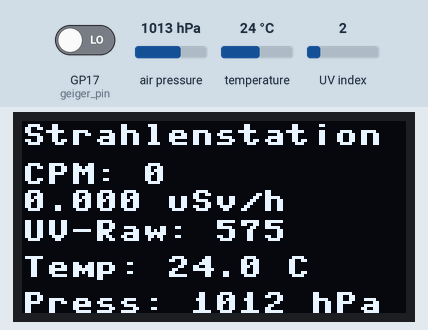
Recording of a program running on a simulated Raspberry Pi Pico running MicroPython. Parts: 128×64 one-colour display. The inputs (shaded band) are chosen by the test bench; at power-on: GP17 (geiger_pin) LOW, air pressure 1013 hPa, temperature 24 °C, UV index 2. Library files of the repository ran but are not shown: ssd1306.py, bmp280.py; what the program prints to the serial console is not drawn.

Above: at 60.1 s.

The program:

Geiger_UV_bmp280_OLED.py
```python
# Geiger_UV_bmp280_OLED.py
#           ****** Radiation-Station *******
# Geiger RadiationD-V1.1+LTR390+BMP280+SSD1306+OLED
# Hardware Version 2, re. Hardware.pdf, chapter 3
# Server Versions: server_V4_3.py / server_V2_3.py
#  https://pdp11gy.com/Climastation.html
#             www.pdp11gy.com   E-Mail: info@pdp11gy.com
#---------------------------------------------------------------
from machine import Pin, I2C
from ssd1306 import SSD1306_I2C
import time
import dht
import bmp280
#
#
# LTR390 UV Sensor an I2C0 (SDA=GP0, SCL=GP1)
LTR390 = 0x53
i2c0 = I2C(0, scl=Pin(1), sda=Pin(0))
#
# --- OLED Setup (I2C1 auf GP14=SDA, GP15=SCL) ---
i2c = I2C(1, sda=Pin(14), scl=Pin(15), freq=400000)
oled = SSD1306_I2C(128, 64, i2c)
#
# --- bmp280 Setup
i2c = I2C(0, scl=Pin(1), sda=Pin(0))
bmp = bmp280.BMP280(i2c, addr=0x76)
#
# --- Geigerzähler  Setup ---
# Geiger-Ausgang an GP17 (oder ändere auf GP16/GP17 wie Du brauchst)
# Achtung: wenn Geiger-Ausgang 5V ist -> Levelshifter verwenden!!!
geiger_pin_num = 17
geiger_pin = Pin(geiger_pin_num, Pin.IN, Pin.PULL_DOWN)
# Zählvariablen
count = 0
last_pulse_us = 0
# Entprell/Abstand in Mikrosekunden (z.B. 200 µs)
MIN_PULSE_SEPARATION_US = 200
#
def geiger_irq(pin):
    global count, last_pulse_us
    t = time.ticks_us()
    # Ignoriere sehr schnelle Folgepulse (Hardware-Rauschen)
    if time.ticks_diff(t, last_pulse_us) > MIN_PULSE_SEPARATION_US:
        count += 1
        last_pulse_us = t
#
# IRQ registrieren
geiger_pin.irq(trigger=Pin.IRQ_RISING, handler=geiger_irq)
# --- Umrechnungsfaktor CPM -> µSv/h (einstellbar) ---
# Default-Wert: 0.00812 (häufiger Referenzwert für einige Röhren;
# anpassen nach Röhrentyp)
CPM_TO_USV_PER_H = 0.00812
# Messperiode in Sekunden (60 => direkt CPM)
SAMPLE_SECONDS = 60
#
def display_results(pm_count_cpm, usvh, temp, pressure_hpa):
    oled.fill(0)
    oled.text("Strahlenstation", 0, 1)
    oled.text("CPM: {:d}".format(pm_count_cpm), 0, 14)
    oled.text("{:.3f} uSv/h".format(usvh), 0, 23)
    #oled.text("UV:  {}mW/qcm".format(uv_raw), 0, 33)
    oled.text("UV-Raw: {}".format(uv_raw), 0, 33)
    oled.text(f"Temp: {temp:.1f} C", 0, 45)
    oled.text(f"Press: {pressure_hpa:} hPa", 0, 57)
    #
    oled.show()
#
# LTR390 Sensor einschalten
i2c0.writeto_mem(LTR390, 0x00, bytes([0x0A]))
#status = i2c0.readfrom_mem(LTR390, 0x07, 1)[0]
#print("status register: ",bin(status))
# Gain:
#i2c.writeto_mem(LTR390, 0x05, bytes([0x01]))
i2c0.writeto_mem(LTR390, 0x05, bytes([0x03]))           # aktivieren Gainx3
#i2c.writeto_mem(LTR390, 0x05, bytes([0x04]))
#
# --- Hauptschleife ---
while True:
    count = 0                            # zurücksetzen und 60 s zählen
    t0 = time.ticks_ms()
    wait_until = t0 + SAMPLE_SECONDS*1000
    #
    # während der Wartezeit kann IRQ weiter zählen
    while time.ticks_ms() < wait_until:
        time.sleep(0.2)                  # kleine Sleep, IRQ läuft weiterhin
    cpm = int(count)                     # Counts Per Minute (über SAMPLE_SECONDS==60 direkt CPM)
    # Falls SAMPLE_SECONDS != 60, hochrechnen:
    # cpm = int(count * (60.0 / SAMPLE_SECONDS))
    #
    # µSv/h berechnen
    usv_h = cpm * CPM_TO_USV_PER_H
    #
    # bmp280 auslesen (nicht-blockierend, mit Fehlerbehandlung)
    temp = bmp.temperature        # °C
    pressure = bmp.pressure       # Pa → hPa
    pressure_hpa = int(pressure / 100)
    #
    # LTR390 auslesen
    uv0 = i2c0.readfrom_mem(LTR390, 0x10, 1)[0]
    uv1 = i2c0.readfrom_mem(LTR390, 0x11, 1)[0]
    uv2 = i2c0.readfrom_mem(LTR390, 0x12, 1)[0]
    uv_raw = uv0 | (uv1 << 8) | (uv2 << 16)
    #
    # Auf OLED anzeigen
    display_results(cpm, usv_h, temp, pressure_hpa)
    #
    # Debugausgabe auf REPL
    print("CPM:", cpm, "uSv/h:", usv_h, "   UV-daten:",uv_raw)
    # kurze Pause vor neuem Zyklus
    time.sleep(1)
```
